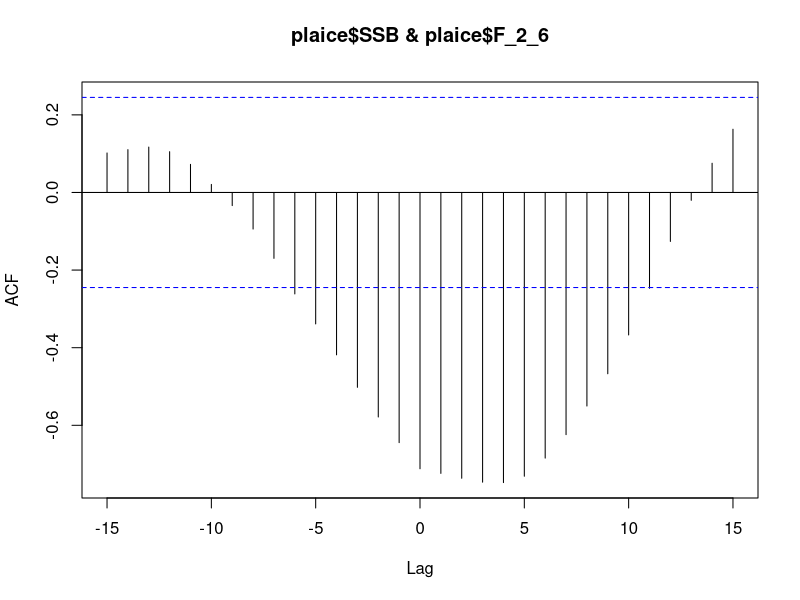

The R script that drew this image: (Note: this script raises an error after producing the figure.)
#2_Hysteresis_analysis ----

library(tidyverse)
library(ggrepel)
library(readxl)

#load data
#setwd("~/Desktop/Courses/1_Advanced fisheries science/Paper/All_data/Stock_Assessment_Data_2021")
plaice <- read.csv("SA_plaice_2021.csv",
                   sep = ",")
df_hake <- read.csv("SA_hake_2021.csv", sep = ",")
herring <- read.csv("SA_herring_2021.csv",
                    sep = ",")
haddock <- read.csv("SA_haddock_2021.csv",
                    sep = ",")
df_saithe<-read.csv("SA_saithe_2021.csv", sep = ",")
cod <- read.csv("SA_cod_2021.csv",
                sep = ",")

#test for time lags (Ft-n) ####
plaice <- plaice[-65,]
ccf(plaice$SSB, plaice$F_2_6, type = "correlation") #3 years

df_hake <- df_hake[-44,]
ccf(hake$SSB, hake$F, type = "correlation") #No lag

herring <- herring[-75,]
ccf(herring$SSB, herring$F_2_6, type = "correlation") #No lag

haddock <- haddock[-50,]
ccf(haddock$SSB, haddock$F_2_4, type = "correlation") #No lag

df_saithe <- df_saithe[-55,]
ccf(df_saithe$SSB, df_saithe$F_4_7, type = "correlation") #4 years

cod <- cod[-59,]
ccf(cod$SSB, cod$F_2_6, type = "correlation") #5 years



#Break point analysis ####
opt_bpts <- function(x) {
  #x = bpts_sum$RSS["BIC",]
  n <- length(x)
  lowest <- vector("logical", length = n-1)
  lowest[1] <- FALSE
  for (i in 2:n) {
    lowest[i] <- x[i] < x[i-1] & x[i] < x[i+1]
  }
  out <- as.integer(names(x)[lowest])
  return(out)
}



# 1.Plaice #####
plaice <- read.csv("SA_plaice_2021.csv",
                   sep = ",")


plaice$SSB_lag <- lag(plaice$SSB, 3)

#color phases found in SSB with change point analyses
color_regimes_plaice <- NULL
color_regimes_plaice[plaice$Year %in% c(1957:1969)] <- "green4"
color_regimes_plaice[plaice$Year %in% c(1969:1991)] <- "steelblue3"
color_regimes_plaice[plaice$Year %in% c(1991:2007)] <- "darkorange"
color_regimes_plaice[plaice$Year %in% c(2007:2021)] <- "purple"


#plot
Hyst_plaice <- ggplot(data = plaice, aes(x = F_2_6, y = SSB_lag/1000))+
  geom_hline(yintercept = 564.599, linetype="dashed",color="gray30")+
  geom_vline(xintercept = 0.21, linetype="dashed",color="gray30")+
  geom_label(x = 0.21, y = 220, label = expression("F"[MSY]), color="gray30", size = 3.5)+
  #geom_label(x = 0.8, y = 564.599, label = expression("MSY B"[trigger]), color="gray30", size = 3.5, fontface = "bold")+
  geom_label(x = 0.4, y = 564.599, label = expression("MSY B"[trigger]), color="gray30", size = 3.5, fontface = "bold")+
  geom_path()+
  geom_point(col = color_regimes_plaice, size = 2)+
  labs(x = "", y = "")+
  geom_text_repel(data = plaice[1, ], aes(label = Year), #1957
                  point.padding = 0.2,nudge_y = 0, nudge_x = -0.1, size=3,col="gray30", segment.size =0.2 )+
  geom_text_repel(data = plaice[13, ], aes(label = Year), #1969
                  point.padding = 0.2, nudge_y =-145,nudge_x= 0, size=3,col="gray30", segment.size =0.2 )+
  geom_text_repel(data = plaice[35, ], aes(label = Year), #1991
                  point.padding = 0.2, nudge_y = 0, nudge_x = 0.2, size=3,col="gray30", segment.size =0.2 )+
  geom_text_repel(data = plaice[51, ], aes(label = Year), #2007
                  point.padding = 0.2, nudge_y = 0,nudge_x= -0.2, size=3,col="gray30", segment.size =0.2 )+
  geom_text_repel(data = plaice[64, ], aes(label = Year), #2021
                  point.padding = 0.2, nudge_x = -0.1, size=3, col="gray30", segment.size =0.2 )+
  xlim(0, 0.8)+
  theme_test()+
  theme(plot.tag.position = c(0.9, 0.9),
        plot.background = element_blank(),
        axis.text = element_text(size = 12))

Hyst_plaice

## 1.1.breakpoint analysis#####
bpts <- strucchange::breakpoints(SSB_lag/1000 ~  F_2_6, data = plaice)

plot(bpts)
summary(bpts)

bpts_sum <- summary(bpts)
opt_brks <- opt_bpts(bpts_sum$RSS["BIC",])
opt_brks #2
bpts2 <- strucchange:: breakpoints(bpts, breaks = opt_brks)
best_brk <- plaice$F_2_6[bpts2$breakpoints]

best_brk # 0.63 0.22

par(mfrow = c(1,1))
ci_mod <- confint(bpts, breaks = opt_brks)
plot(SSB_lag/1000 ~ F_2_6, data = plaice, type = "p")
for (i in 1: opt_brks) {
  abline(v = plaice$F_2_6[ci_mod$confint[i,2]], col = "blue")
  abline(v = plaice$F_2_6[ci_mod$confint[i,1]], col = "red", lty = 3)
  abline(v = plaice$F_2_6[ci_mod$confint[i,3]], col = "red", lty = 3)
}
#get corresponding years:
best_brk_years <- plaice$Year[bpts2$breakpoints]
best_brk_years
#1992, 2008

## plotting hyst break ----
hyst_phases_plaice <- NULL
hyst_phases_plaice[plaice$Year <= best_brk_years[1]] <- "steelblue3"
hyst_phases_plaice[plaice$Year > best_brk_years[1] & plaice$Year <= best_brk_years[2]] <- "darkorange"
hyst_phases_plaice[plaice$Year > best_brk_years[2]] <- "purple"

plaice_breakpoint_hyst <- ggplot(data = plaice, aes(x = F_2_6, y = SSB_lag/1000))+
  geom_path(colour = "grey80")+
  geom_hline(yintercept = 564.599, linetype="dashed",color="gray30")+
  geom_vline(xintercept = 0.21, linetype="dashed",color="gray30")+
  geom_label(x = 0.21, y = 1150, label = expression("F"[MSY]), color="gray30", size = 3.5)+
  geom_label(x = 0.55, y = 564.599, label = expression("MSY B"[trigger]), color="gray30", size = 3.5, fontface = "bold")+
  #geom_text_repel(aes(x = F_2_6, y = SSB/1000, label = Year), colour = hyst_phases_plaice)+
  geom_point(colour = hyst_phases_plaice)+
  geom_smooth(data = plaice[plaice$Year <= best_brk_years[1], ], aes(x = F_2_6, y = SSB_lag/1000),
              method = "lm", colour = "steelblue3")+
  geom_smooth(data = plaice[plaice$Year > best_brk_years[1] & plaice$Year <= best_brk_years[2], ],
              aes(x = F_2_6, y = SSB_lag/1000), method = "lm", colour = "darkorange")+
  geom_smooth(data = plaice[plaice$Year > best_brk_years[2], ], aes(x = F_2_6, y = SSB_lag/1000),
              method = "lm", colour = "purple")+
  labs(x = "", y = "")+
  geom_text_repel(data = plaice[4, ], aes(label = Year), #1960
                  point.padding = 0.2,nudge_y = 100, nudge_x = -0.05, size=3,col="gray30", segment.size =0.2 )+
  geom_text_repel(data = plaice[37, ], aes(label = Year), #1991
                  point.padding = 0.2, nudge_y = 0, nudge_x = 0.2, size=3,col="gray30", segment.size =0.2 )+
  geom_text_repel(data = plaice[53, ], aes(label = Year), #2007
                  point.padding = 0.2, nudge_y = 0,nudge_x= -0.2, size=3,col="gray30", segment.size =0.2 )+
  geom_text_repel(data = plaice[64, ], aes(label = Year), #2021
                  point.padding = 0.2, nudge_x = -0.1, size=3, col="gray30", segment.size =0.2 )+
  xlim(0, 0.8)+
  theme_test()+
  theme(plot.tag.position = c(0.9, 0.9),
        plot.background = element_blank(),
        axis.text = element_text(size = 12))
plaice_breakpoint_hyst



# 2.Hake ####
df_hake <- read.csv("SA_hake_2021.csv", sep = ",")


df_hake<-df_hake %>% mutate(
  R = R_0,
  Fishing = F,
  SSB = SSB/1000)

#color phases found in SSB with change point analyses
Regimes <- NULL
Regimes[df_hake$Year > 2009] <- "purple"
Regimes[df_hake$Year < 2009] <- "darkorange"
Regimes[df_hake$Year < 1985] <- "steelblue3"
df_hake$Regimes <- Regimes


Hyst_hake <- ggplot(data = df_hake, aes(x = Fishing, y = SSB))+
  geom_hline(yintercept = 56, linetype="dashed", color="gray30")+
  geom_vline(xintercept = 0.26, linetype="dashed", color="gray30")+
  geom_label(x = 0.26, y = 120, label = expression("F"[MSY]), color="gray30", size = 3.5)+
  #geom_label(x = 0.15, y = 56, label = expression("MSY B"[trigger]), color="gray30", size = 3.5)+
  geom_label(x = 0.15, y = 56, label = expression("MSY B"[trigger]), color="gray30", size = 3.5)+
  geom_path()+
  geom_point(col = Regimes, size = 2) +
  labs(x = "", y = "")+
  geom_text_repel(data = df_hake[1, ], aes(label = Year), #1978
                  point.padding = 0.2,nudge_y = -40, nudge_x = 0,size=3,col="gray30",segment.size =0.2 ) +
  geom_text_repel(data = df_hake[8, ], aes(label = Year), #1985
                  point.padding = 0.2,nudge_y = 45, nudge_x = 0,size=3,col="gray30",segment.size =0.2 ) +
  geom_text_repel(data = df_hake[33, ], aes(label = Year), #2010
                  point.padding = 0.2, nudge_y = 0,nudge_x= 0.2,size=3,col="gray30",segment.size =0.2 ) +
  geom_text_repel(data = df_hake[43, ], aes(label = Year), #2021
                  point.padding = 0.2, nudge_y = 0,nudge_x= 0.1,size=3,col="gray30",segment.size = 0.2 ) +
  xlim(0, 1.3)+ #run with 0, 1.3 when all should have the same x range
  theme_test()+
  theme(plot.tag.position = c(0.9, 0.9), plot.background = element_blank(),
        axis.text = element_text(size = 12))


Hyst_hake


## 2.1.breakpoint analysis#####
bpts <- strucchange :: breakpoints(SSB ~ Fishing, data = df_hake)


plot(bpts)
summary(bpts)

bpts_sum <- summary(bpts)
opt_brks <- opt_bpts(bpts_sum$RSS["BIC",])
opt_brks #1 3

bpts2 <- strucchange:: breakpoints(bpts, breaks = opt_brks[1]) #with 1
best_brk <- df_hake$Fishing[bpts2$breakpoints]
best_brk #0.37

bpts2 <- strucchange:: breakpoints(bpts, breaks = opt_brks[2]) #with 3
best_brk <- df_hake$Fishing[bpts2$breakpoints]
best_brk #1.10 0.60 0.25

#Don´t use fishing values but years to derive the breakpoints, as we want to know the corresponding year
best_brk <- df_hake$Year[bpts2$breakpoints]
best_brk # 1993 2008 2014

par(mfrow = c(1,1))
ci_mod <- confint(bpts, breaks = opt_brks[1]) #with 1
plot(SSB ~ Fishing, data = df_hake, type = "p")
for (i in 1: opt_brks[1]) {
  abline(v = df_hake$Fishing[ci_mod$confint[i,2]], col = "blue")
  abline(v = df_hake$Fishing[ci_mod$confint[i,1]], col = "red", lty = 3)
  abline(v = df_hake$Fishing[ci_mod$confint[i,3]], col = "red", lty = 3)
}


par(mfrow = c(1,1))
ci_mod <- confint(bpts, breaks = opt_brks[2]) #with 3
plot(SSB ~ Fishing, data = df_hake, type = "p")
for (i in 1: opt_brks[2]) {
  abline(v = df_hake$Fishing[ci_mod$confint[i,2]], col = "blue")
  abline(v = df_hake$Fishing[ci_mod$confint[i,1]], col = "red", lty = 3)
  abline(v = df_hake$Fishing[ci_mod$confint[i,3]], col = "red", lty = 3)
}


## plotting hyst breakpoints ----
hyst_phases_hake <- NULL
hyst_phases_hake[df_hake$Year <= 1993] <- "green4"
hyst_phases_hake[df_hake$Year > 1993 & df_hake$Year <= 2008] <- "steelblue3"
hyst_phases_hake[df_hake$Year > 2008 & df_hake$Year <= 2014] <- "darkorange"
hyst_phases_hake[df_hake$Year > 2014] <- "purple"


hake_breakpoint_hyst <- ggplot(data = df_hake, aes(x = Fishing, y = SSB))+
  geom_hline(yintercept = 56, linetype="dashed", color="gray30")+
  geom_vline(xintercept = 0.26, linetype="dashed", color="gray30")+
  geom_label(x = 0.26, y = 150, label = expression("F"[MSY]), color="gray30", size = 3.5)+
  geom_label(x = 0.15, y = 56, label = expression("MSY B"[trigger]), color="gray30", size = 3.5)+
  geom_path(colour = "grey80")+
  geom_point(colour = hyst_phases_hake)+
  geom_smooth(data = df_hake[df_hake$Year <= 1993, ], aes(x = F, y = SSB), method = "lm", colour = "green4")+
  geom_smooth(data = df_hake[df_hake$Year > 1993 & df_hake$Year <= 2008, ], aes(x = F, y = SSB), method = "lm", colour = "steelblue3")+
  geom_smooth(data = df_hake[df_hake$Year > 2008 & df_hake$Year <= 2014, ], aes(x = F, y = SSB), method = "lm", colour = "darkorange")+
  geom_smooth(data = df_hake[df_hake$Year > 2014, ], aes(x = F, y = SSB), method = "lm", colour = "purple")+
  labs(x = "", y = "")+
  geom_text_repel(data = df_hake[1, ], aes(label = Year), #1978
                  point.padding = 0.2,nudge_y = -40, nudge_x = 0,size=3,col="gray30",segment.size =0.2 ) +
  geom_text_repel(data = df_hake[17, ], aes(label = Year), #1994
                  point.padding = 0.2,nudge_y = 45, nudge_x = 0,size=3,col="gray30",segment.size =0.2 ) +
  geom_text_repel(data = df_hake[32, ], aes(label = Year), #2009
                  point.padding = 0.2, nudge_y = 35,nudge_x= -0.15,size=3,col="gray30",segment.size =0.2 ) +
  geom_text_repel(data = df_hake[43, ], aes(label = Year), #2020
                  point.padding = 0.2, nudge_y = 0,nudge_x= -0.2,size=3,col="gray30",segment.size = 0.2 ) +
  xlim(0, 1.3)+ #run with 0, 1.3 when all should have the same x range
  theme_test()+
  theme(plot.tag.position = c(0.9, 0.9), plot.background = element_blank(),
        axis.text = element_text(size = 12))
hake_breakpoint_hyst

# 3.Herring####
herring <- read.csv("SA_herring_2021.csv",
                    sep = ",")

### color phases found in SSB with change point analyses
colors_regimes <- NULL
colors_regimes[herring$Year %in% c(1947:1966)] <- "green4"
colors_regimes[herring$Year %in% c(1966:1983)] <- "steelblue3"
colors_regimes[herring$Year %in% c(1983:2000)] <- "darkorange"
colors_regimes[herring$Year %in% c(2000:2021)] <- "purple"

Hyst_herring <- ggplot(data = herring, aes(x = F_2_6, y = SSB/1000))+
  geom_hline(yintercept = 1232.828,linetype = "dashed", color = "gray30")+
  geom_vline(xintercept = 0.26,linetype = "dashed", color = "gray30")+
  geom_label(x = 0.26, y = 4600, label = expression("F"[MSY]), color="gray30", size = 3.5)+
  geom_label(x = 1, y = 1232.828, label = expression("MSY B"[trigger]), color="gray30", size = 3.5)+
  geom_path()+
  geom_point(col = colors_regimes, size = 2) +
  labs(x = "", y = " ") +
  geom_text_repel(data = herring[1, ], aes(label = Year), #1947
                  point.padding = 0.2, nudge_x = 0.3,col="gray30",size=3,segment.size = 0.2)+
  geom_text_repel(data = herring[17, ], aes(label = Year), #1963
                  point.padding = 0.2, nudge_x = 0.2,col="gray30",size=3,segment.size = 0.2)+
  geom_text_repel(data = herring[37, ], aes(label = Year), #1983
                  point.padding = 0.2, nudge_x = 0.2,col="gray30",size=3,segment.size = 0.2)+
  geom_text_repel(data = herring[54, ], aes(label = Year), #2000
                  point.padding = 0.2, nudge_x = 0.25,col="gray30",size=3,segment.size = 0.2)+
  geom_text_repel(data = herring[74, ], aes(label = Year), #2020
                  point.padding = 0.2, nudge_x = -0.084, nudge_y = -1000,col="gray30",size=3,segment.size = 0.2)+
  #xlim(0,1.3)+
  theme_test()+
  theme(plot.tag.position = c(0.9, 0.9), plot.background = element_blank(),
        axis.text = element_text(size = 12))


Hyst_herring

## 3.1.breakpoint analysis#####
bpts <- strucchange :: breakpoints(SSB/1000 ~ F_2_6, data = herring)


plot(bpts)
summary(bpts)

bpts_sum <- summary(bpts)
opt_brks <- opt_bpts(bpts_sum$RSS["BIC",])
opt_brks #4
bpts2 <- strucchange:: breakpoints(bpts, breaks = opt_brks)
best_brk <- herring$F_2_6[bpts2$breakpoints]

best_brk #0.27 1.08 0.27 0.22 ---> 2x 0.27

best_brk_years <- herring$Year[bpts2$breakpoints]
best_brk_years
#1957 1968 1983 2000

par(mfrow = c(1,1))
ci_mod <- confint(bpts, breaks = opt_brks)
plot(SSB/1000 ~ F_2_6, data = herring, type = "p")
for (i in 1: opt_brks) {
  abline(v = herring$F_2_6[ci_mod$confint[i,2]], col = "blue")
  abline(v = herring$F_2_6[ci_mod$confint[i,1]], col = "red", lty = 3)
  abline(v = herring$F_2_6[ci_mod$confint[i,3]], col = "red", lty = 3)
}

## plotting hyst breakpoints ----
hyst_phases_herring <- NULL
hyst_phases_herring[herring$Year <= best_brk_years[1]] <- "gold"
hyst_phases_herring[herring$Year > best_brk_years[1] & herring$Year <= best_brk_years[2]] <- "green4"
hyst_phases_herring[herring$Year > best_brk_years[2] & herring$Year <= best_brk_years[3]] <- "steelblue3"
hyst_phases_herring[herring$Year > best_brk_years[3] & herring$Year <= best_brk_years[4]] <- "darkorange"
hyst_phases_herring[herring$Year > best_brk_years[4]] <- "purple"

herring_breakpoint_hyst <- ggplot(data = herring, aes(x = F_2_6, y = SSB/1000))+
  geom_hline(yintercept = 1232.828,linetype = "dashed", color = "gray30")+
  geom_vline(xintercept = 0.26,linetype = "dashed", color = "gray30")+
  geom_label(x = 0.26, y = 4600, label = expression("F"[MSY]), color="gray30", size = 3.5)+
  geom_label(x = 1.3, y = 1232.828, label = expression("MSY B"[trigger]), color="gray30", size = 3.5)+
  geom_path(colour = "grey80")+
  geom_point(colour = hyst_phases_herring)+
  geom_smooth(data = herring[herring$Year <= best_brk_years[1], ], aes(x = F_2_6, y = SSB/1000), method = "lm", colour = "gold")+
  geom_smooth(data = herring[herring$Year > best_brk_years[1] & herring$Year <= best_brk_years[2], ], aes(x = F_2_6, y = SSB/1000), method = "lm", colour = "green4")+
  geom_smooth(data = herring[herring$Year > best_brk_years[2] & herring$Year <= best_brk_years[3], ], aes(x = F_2_6, y = SSB/1000), method = "lm", colour = "steelblue3")+
  geom_smooth(data = herring[herring$Year > best_brk_years[3] & herring$Year <= best_brk_years[4], ], aes(x = F_2_6, y = SSB/1000), method = "lm", colour = "darkorange")+
  geom_smooth(data = herring[herring$Year > best_brk_years[4], ], aes(x = F_2_6, y = SSB/1000), method = "lm", colour = "purple")+
  labs(x = "", y = " ") +
  geom_text_repel(data = herring[1, ], aes(label = Year), #1947
                  point.padding = 0.2, nudge_x = 0.3,col="gray30",size=3,segment.size = 0.2)+
  geom_text_repel(data = herring[12, ], aes(label = Year), #1958
                  point.padding = 0.2, nudge_x = 0.4,col="gray30",size=3,segment.size = 0.2)+
  geom_text_repel(data = herring[23, ], aes(label = Year), #1969
                  point.padding = 0.2, nudge_x = -0.2,col="gray30",size=3,segment.size = 0.2)+
  geom_text_repel(data = herring[38, ], aes(label = Year), #1984
                  point.padding = 0.2, nudge_x = 0.2,col="gray30",size=3,segment.size = 0.2)+
  geom_text_repel(data = herring[55, ], aes(label = Year), #2001
                  point.padding = 0.2, nudge_x = -0.1, nudge_y = 500, col="gray30",size=3,segment.size = 0.2)+
  geom_text_repel(data = herring[74, ], aes(label = Year), #2020
                  point.padding = 0.2, nudge_x = -0.084, nudge_y = -1000,col="gray30",size=3,segment.size = 0.2)+
  #xlim(0,1.3)+
  theme_test()+
  theme(plot.tag.position = c(0.9, 0.9), plot.background = element_blank(),
        axis.text = element_text(size = 12))
herring_breakpoint_hyst


# 4.Haddock#####----
haddock <- read.csv("SA_haddock_2021.csv",
                    sep = ",")
haddock <- haddock[-50,]

#color phases found in SSB with change point analyses
colors_regimes <- NULL
colors_regimes[haddock$Year %in% c(1972:2001)] <- "darkorange"
colors_regimes[haddock$Year %in% c(2001:2021)] <- "purple"
haddock$colors_regimes <- colors_regimes

Hyst_haddock <- ggplot(data = haddock, aes(x = F_2_4, y = SSB/1000))+
  geom_hline(yintercept=132,linetype="dashed",color="gray30")+
  geom_vline(xintercept=0.19,linetype="dashed",color="gray30")+
  geom_label(x = 0.2, y = 520, label = expression("F"[MSY]), color="gray30", size = 3.5)+
  geom_label(x = 0.1, y = 132, label = expression("MSY B"[trigger]), color="gray30", size = 3.5)+
  geom_path()+
  geom_point(col = colors_regimes, size = 2) +
  labs(x = "", y = "") +
  geom_text_repel(data = haddock[1, ], aes(label = Year), #1972
                  point.padding = 0, nudge_y =150, nudge_x=0,col="gray30",size=3,segment.size = 0.2) +
  geom_text_repel(data = haddock[30, ], aes(label = Year), #2001
                  point.padding = 0, nudge_x =0.12,col="gray30",size=3,segment.size = 0.2) +
  geom_text_repel(data = haddock[49, ], aes(label = Year), #2020
                  point.padding = 0.2,nudge_y = -100, nudge_x = 0.04,col="gray30",size=3,segment.size = 0.2)+
  xlim(0, 1)+
  theme_test()+
  theme(plot.tag.position = c(0.85, 0.9), plot.background = element_blank(),
        axis.text = element_text(size = 12))


Hyst_haddock

## 4.1.breakpoint analysis#####
bpts <- strucchange :: breakpoints(SSB/1000 ~ F_2_4, data = haddock)


plot(bpts)
summary(bpts)

bpts_sum <- summary(bpts)
opt_brks <- opt_bpts(bpts_sum$RSS["BIC",])
opt_brks #2
bpts2 <- strucchange:: breakpoints(bpts, breaks = opt_brks)
best_brk <- haddock$F_2_4[bpts2$breakpoints]

best_brk #0.91 0.21

par(mfrow = c(1,1))
ci_mod <- confint(bpts, breaks = opt_brks)
plot(SSB/1000 ~ F_2_4, data = haddock, type = "p")
for (i in 1: opt_brks) {
  abline(v = haddock$F_2_4[ci_mod$confint[i,2]], col = "blue")
  abline(v = haddock$F_2_4[ci_mod$confint[i,1]], col = "red", lty = 3)
  abline(v = haddock$F_2_4[ci_mod$confint[i,3]], col = "red", lty = 3)
}

best_brk_years <- best_brk <- haddock$Year[bpts2$breakpoints]
best_brk_years
# 1989 2003
## plotting hyst breakpoints ----


hyst_phases_haddock <- NULL
hyst_phases_haddock[haddock$Year <= best_brk_years[1]] <- "steelblue3"
hyst_phases_haddock[haddock$Year > best_brk_years[1] & haddock$Year <= best_brk_years[2]] <- "darkorange"
hyst_phases_haddock[haddock$Year > best_brk_years[2] ] <- "purple"

haddock_breakpoint_hyst <- ggplot(data = haddock, aes(x = F_2_4, y = SSB/1000))+
  geom_hline(yintercept=132,linetype="dashed",color="gray30")+
  geom_vline(xintercept=0.19,linetype="dashed",color="gray30")+
  geom_label(x = 0.2, y = 0, label = expression("F"[MSY]), color="gray30", size = 3.5)+
  geom_label(x = 0.1, y = 132, label = expression("MSY B"[trigger]), color="gray30", size = 3.5)+
  geom_path(colour = "grey80")+
  geom_point(colour = hyst_phases_haddock)+
  geom_smooth(data = haddock[haddock$Year <= best_brk_years[1], ], aes(x = F_2_4, y = SSB/1000), method = "lm", colour = "steelblue3")+
  geom_smooth(data = haddock[haddock$Year > best_brk_years[1] & haddock$Year <= best_brk_years[2], ], aes(x = F_2_4, y = SSB/1000), method = "lm", colour = "darkorange")+
  geom_smooth(data = haddock[haddock$Year > best_brk_years[2], ], aes(x = F_2_4, y = SSB/1000), method = "lm", colour = "purple")+
  labs(x = "", y = "") +
  geom_text_repel(data = haddock[1, ], aes(label = Year), #1972
                  point.padding = 0, nudge_y =150, nudge_x=0,col="gray30",size=3,segment.size = 0.2) +
  geom_text_repel(data = haddock[19, ], aes(label = Year), #1990
                 point.padding = 0, nudge_x =0.12, nudge_y = -100, col="gray30",size=3,segment.size = 0.2) +
  geom_text_repel(data = haddock[33, ], aes(label = Year), #2004
                  point.padding = 0, nudge_x =0.12,col="gray30",size=3,segment.size = 0.2) +
  geom_text_repel(data = haddock[49, ], aes(label = Year), #2020
                  point.padding = 0.2,nudge_y = 0, nudge_x = -0.1,col="gray30",size=3,segment.size = 0.2)+
  xlim(0, 1)+
  theme_test()+
  theme(plot.tag.position = c(0.85, 0.9), plot.background = element_blank(),
        axis.text = element_text(size = 12))

haddock_breakpoint_hyst

# 5.Saithe ####

df_saithe<-read.csv("SA_saithe_2021.csv", sep = ",")

df_saithe <- df_saithe[-55,]

df_saithe<-df_saithe %>% mutate(
  catches = Landings+Discards,
  exploit_rate = catches/SSB,
  SSB = SSB/1000,
  R = R_3/1000,
  R_low = R_low/1000,
  R_high = R_high/1000)

df_saithe$SSB_lag <- lag(df_saithe$SSB, 4)

#color phases found in SSB with change point analyses
colors_regimes <- NULL
colors_regimes[df_saithe$Year %in% c(1967:1975)] <- "green4"
colors_regimes[df_saithe$Year %in% c(1975:2010)] <- "steelblue3"
colors_regimes[df_saithe$Year %in% c(2010:2020)] <- "palevioletred4"
df_saithe$colors_regimes <- colors_regimes

Hyst_saithe <- ggplot(data = df_saithe, aes(x = F_4_7, y = SSB))+
  geom_hline(yintercept=149.098,linetype="dashed",color="gray30")+
  geom_vline(xintercept=0.363,linetype="dashed",color="gray30")+
  geom_label(x = 0.363, y = 550, label = expression("F"[MSY]), color="gray30", size = 3.5)+
  geom_label(x = 0.1, y = 149.098,label = expression("MSY B"[trigger]), color="gray30", size = 3.5)+
  geom_path()+
  geom_point(col =colors_regimes, size = 2) +
  labs(x = "", y = "") +
  geom_text_repel(data = df_saithe[1, ], aes(label = Year), #1967
                  point.padding = 0.2, nudge_y =30,nudge_x= -0.2,col="gray30",size=3,segment.size = 0.2)+
  geom_text_repel(data = df_saithe[10, ], aes(label = Year), #1976
                  point.padding = 0.2, nudge_y =0,nudge_x= 0.2,col="gray30",size=3,segment.size = 0.2)+
  geom_text_repel(data = df_saithe[54, ], aes(label = Year), #2018
                  point.padding = 0.1,nudge_y =0 ,  nudge_x = -0.2,col="gray30",size=3,segment.size = 0.2)+
  xlim(0, 0.8)+
  theme_test()+
  theme(plot.tag.position = c(0.9, 0.9), plot.background = element_blank(),
        axis.text = element_text(size = 12))


Hyst_saithe

## 5.1.breakpoint analysis#####
bpts <- strucchange :: breakpoints(SSB_lag ~ F_4_7, data = df_saithe)

plot(bpts)
summary(bpts)

bpts_sum <- summary(bpts)
opt_brks <- opt_bpts(bpts_sum$RSS["BIC",])
opt_brks #3
bpts2 <- strucchange:: breakpoints(bpts, breaks = opt_brks)
best_brk <- df_saithe$F_4_7[bpts2$breakpoints]

best_brk #0.43 0.65 0.51

par(mfrow = c(1,1))
ci_mod <- confint(bpts, breaks = opt_brks)
plot(SSB_lag ~ F_4_7, data = df_saithe, type = "p")
for (i in 1: opt_brks) {
  abline(v = df_saithe$F_4_7[ci_mod$confint[i,2]], col = "blue")
  abline(v = df_saithe$F_4_7[ci_mod$confint[i,1]], col = "red", lty = 3)
  abline(v = df_saithe$F_4_7[ci_mod$confint[i,3]], col = "red", lty = 3)
}

best_brk_years <- df_saithe$Year[bpts2$breakpoints]

best_brk_years #1973 1983 1996

## plotting hyst breakpoints ----

hyst_phases_saithe <- NULL
hyst_phases_saithe[df_saithe$Year <= best_brk_years[1]] <- "green4"
hyst_phases_saithe[df_saithe$Year > best_brk_years[1] & df_saithe$Year <= best_brk_years[2]] <- "steelblue3"
hyst_phases_saithe[df_saithe$Year > best_brk_years[2] & df_saithe$Year <= best_brk_years[3]] <- "darkorange"
hyst_phases_saithe[df_saithe$Year > best_brk_years[3]] <- "purple"

saithe_breakpoint_hyst <- ggplot(data = df_saithe, aes(x = F_4_7, y = SSB_lag))+
  geom_hline(yintercept = 149.098, linetype = "dashed", color = "gray30")+
  geom_vline(xintercept = 0.363, linetype = "dashed", color = "gray30")+
  geom_label(x = 0.363, y = 550, label = expression("F"[MSY]), color="gray30", size = 3.5)+
  geom_label(x = 0.1, y = 149.098,label = expression("MSY B"[trigger]), color="gray30", size = 3.5)+
  geom_path(colour = "grey80")+
  geom_point(colour = hyst_phases_saithe)+
  geom_smooth(data = df_saithe[df_saithe$Year <= best_brk_years[1], ], aes(x = F_4_7, y = SSB_lag),
              method = "lm", colour = "green4")+
  geom_smooth(data = df_saithe[df_saithe$Year > best_brk_years[1] & df_saithe$Year <= best_brk_years[2], ],
              aes(x = F_4_7, y = SSB_lag), method = "lm", colour = "steelblue3")+
  geom_smooth(data = df_saithe[df_saithe$Year > best_brk_years[2] & df_saithe$Year <= best_brk_years[3], ],
              aes(x = F_4_7, y = SSB_lag), method = "lm", colour = "darkorange")+
  geom_smooth(data = df_saithe[df_saithe$Year > best_brk_years[3], ], aes(x = F_4_7, y = SSB_lag),
              method = "lm", colour = "purple")+
  labs(x = "", y = "") +
  geom_text_repel(data = df_saithe[5, ], aes(label = Year), #1967
                  point.padding = 0.2, nudge_y =50, nudge_x= -0.2, col="gray30", size=3, segment.size = 0.2)+
  geom_text_repel(data = df_saithe[8, ], aes(label = Year), #1974
                  point.padding = 0.2, nudge_y =0,nudge_x= 0.2,col="gray30", size=3, segment.size = 0.2)+
  geom_text_repel(data = df_saithe[18, ], aes(label = Year), #1984
                  point.padding = 0.2, nudge_y =0,nudge_x= 0.2,col="gray30", size=3, segment.size = 0.2)+
  geom_text_repel(data = df_saithe[31, ], aes(label = Year), #1997
                  point.padding = 0.2, nudge_y =-100,nudge_x= 0,col="gray30", size=3, segment.size = 0.2)+
  geom_text_repel(data = df_saithe[54, ], aes(label = Year), #2020
                  point.padding = 0.1, nudge_y = -150,  nudge_x = -0.15, col="gray30", size=3, segment.size = 0.2)+
  xlim(0, 0.8)+
  theme_test()+
  theme(plot.tag.position = c(0.9, 0.9), plot.background = element_blank(),
        axis.text = element_text(size = 12))

saithe_breakpoint_hyst

# 6.Cod ####
cod <- read.csv("SA_cod_2021.csv",
                sep = ",")
cod$SSB_lag <- lag(cod$SSB, 5)
#color phases found in SSB with change point analyses
colors_regimes <- NULL
colors_regimes[cod$Year %in% c(1963:1972)] <- "steelblue3"
colors_regimes[cod$Year %in% c(1972:1999)] <- "darkorange"
colors_regimes[cod$Year %in% c(1999:2020)] <- "purple"
cod$colors_regimes <- colors_regimes

Hyst_cod <- ggplot(data = cod, aes(x = F_2_6, y = SSB/1000))+
  geom_hline(yintercept=97777/1000,linetype="dashed",color="gray30")+
  geom_vline(xintercept=0.28,linetype="dashed",color="gray30")+
  geom_label(aes(x = 0.28, y = 230), label = expression("F"[MSY]), color="gray30", size = 3.5)+
  geom_label(aes(x = 0.15, y = 97777/1000), label = expression("MSY B"[trigger]), color="gray30", size = 3.5)+
  geom_path()+
  geom_point(col = colors_regimes, size = 2) +
  labs(x = "", y = "") +
  geom_text_repel(data = cod[1, ], aes(label = Year), #1963
                  point.padding = 0.2, nudge_x = 0,nudge_y = 40,col="gray30",size=3,segment.size = 0.2)+
  geom_text_repel(data = cod[10, ], aes(label = Year), #1972
                  point.padding = 0.2, nudge_y = , nudge_x = 0.2,col="gray30",size=3,segment.size = 0.2)+
  geom_text_repel(data = cod[37, ], aes(label = Year), #1999
                  point.padding = 0., nudge_y = 30, nudge_x = 0.1,col="gray30",size=3,segment.size = 0.2)+
  geom_text_repel(data = cod[58, ], aes(label = Year), #2020
                  point.padding = 0.1,nudge_y = 20,  nudge_x = 0,col="gray30",size=3,segment.size = 0.2)+
  xlim(0, 1.2)+
  theme_test()+
  theme(plot.tag.position = c(0.9, 0.9), plot.background = element_blank(),
        axis.text = element_text(size = 12))


Hyst_cod


## 6.1.breakpoint analysis #####
bpts <- strucchange :: breakpoints(SSB_lag/1000 ~ F_2_6, data = cod)


plot(bpts)
summary(bpts)

bpts_sum <- summary(bpts)
opt_brks <- opt_bpts(bpts_sum$RSS["BIC",])
opt_brks #5, allerdings ist der BIC Unterschied von 4 zu 5 nur 0.1, daher nehmen wir nur 4 breakpoints
opt_brks <- 4
bpts2 <- strucchange:: breakpoints(bpts, breaks = opt_brks)
best_brk <- cod$F_2_6[bpts2$breakpoints]

best_brk #0.81 1.03 1.14 0.66

par(mfrow = c(1,1))
ci_mod <- confint(bpts, breaks = opt_brks)
plot(SSB/1000 ~ F_2_6, data = cod, type = "p")
for (i in 1: opt_brks) {
  abline(v = cod$F_2_6[ci_mod$confint[i,2]], col = "blue")
  abline(v = cod$F_2_6[ci_mod$confint[i,1]], col = "red", lty = 3)
  abline(v = cod$F_2_6[ci_mod$confint[i,3]], col = "red", lty = 3)
}

best_brk_years <- cod$Year[bpts2$breakpoints]

best_brk_years #1972 1983 1999, 2007

## plotting hyst breakpoints ----
hyst_phases_cod <- NULL
hyst_phases_cod[cod$Year <= best_brk_years[1]] <- "gold"
hyst_phases_cod[cod$Year > best_brk_years[1] & cod$Year <= best_brk_years[2]] <- "green4"
hyst_phases_cod[cod$Year > best_brk_years[2] & cod$Year <= best_brk_years[3]] <- "steelblue3"
hyst_phases_cod[cod$Year > best_brk_years[3] & cod$Year <= best_brk_years[4]] <- "darkorange"
hyst_phases_cod[cod$Year > best_brk_years[4]] <- "purple"

cod_breakpoint_hyst <- ggplot(data = cod, aes(x = F_2_6, y = SSB_lag/1000))+
  geom_hline(yintercept=97777/1000,linetype="dashed",color="gray30")+
  geom_vline(xintercept=0.28,linetype="dashed",color="gray30")+
  geom_label(aes(x = 0.28, y = 230), label = expression("F"[MSY]), color="gray30", size = 3.5)+
  geom_label(aes(x = 0.15, y = 97777/1000), label = expression("MSY B"[trigger]), color="gray30", size = 3.5)+
  geom_path(colour = "grey80")+
  geom_point(colour = hyst_phases_cod)+
  geom_smooth(data = cod[cod$Year <= best_brk_years[1], ], aes(x = F_2_6, y = SSB_lag/1000),
              method = "lm", colour = "gold")+
  geom_smooth(data = cod[cod$Year > best_brk_years[1] & cod$Year <= best_brk_years[2], ],
              aes(x = F_2_6, y = SSB_lag/1000), method = "lm", colour = "green4")+
  geom_smooth(data = cod[cod$Year > best_brk_years[2] & cod$Year <= best_brk_years[3], ],
              aes(x = F_2_6, y = SSB_lag/1000), method = "lm", colour = "steelblue3")+
  geom_smooth(data = cod[cod$Year > best_brk_years[3] & cod$Year <= best_brk_years[4], ],
              aes(x = F_2_6, y = SSB_lag/1000), method = "lm", colour = "darkorange")+
  geom_smooth(data = cod[cod$Year > best_brk_years[4], ], aes(x = F_2_6, y = SSB_lag/1000),
              method = "lm", colour = "purple")+
  labs(x = "", y = "") +
  geom_text_repel(data = cod[6, ], aes(label = Year), #1963
                  point.padding = 0.2, nudge_x = -0, nudge_y = -20,col="gray30",size=3,segment.size = 0.2)+
  geom_text_repel(data = cod[11, ], aes(label = Year), #1973
                  point.padding = 0.2, nudge_x = 0.1, nudge_y = 50, col="gray30",size=3,segment.size = 0.2)+
  geom_text_repel(data = cod[22, ], aes(label = Year), #1984
                  point.padding = 0., nudge_y = -10, nudge_x = -0.2,col="gray30",size=3,segment.size = 0.2)+
  geom_text_repel(data = cod[38, ], aes(label = Year), #2000
                  point.padding = 0., nudge_y = 30, nudge_x = 0.05,col="gray30",size=3,segment.size = 0.2)+
  geom_text_repel(data = cod[46, ], aes(label = Year), #2008
                  point.padding = 0., nudge_y = -5, nudge_x = 0.1,col="gray30",size=3,segment.size = 0.2)+
  geom_text_repel(data = cod[58, ], aes(label = Year), #2020
                  point.padding = 0.05,nudge_y = 20,  nudge_x = 0,col="gray30",size=3,segment.size = 0.2)+
  xlim(0, 1.2)+
  theme_test()+
  theme(plot.tag.position = c(0.9, 0.9), plot.background = element_blank(),
        axis.text = element_text(size = 12))
cod_breakpoint_hyst


# 7.Final plots #####
library(patchwork)

## 7.1. without strucchange #####
Hyst_plaice+Hyst_hake+
  Hyst_herring+Hyst_haddock+
  Hyst_saithe+ Hyst_cod+
  plot_layout(ncol =2)


## 7.2. with strucchange #####
plaice_breakpoint_hyst + hake_breakpoint_hyst +
  herring_breakpoint_hyst + haddock_breakpoint_hyst +
  saithe_breakpoint_hyst + cod_breakpoint_hyst +
  plot_layout(ncol = 2)
